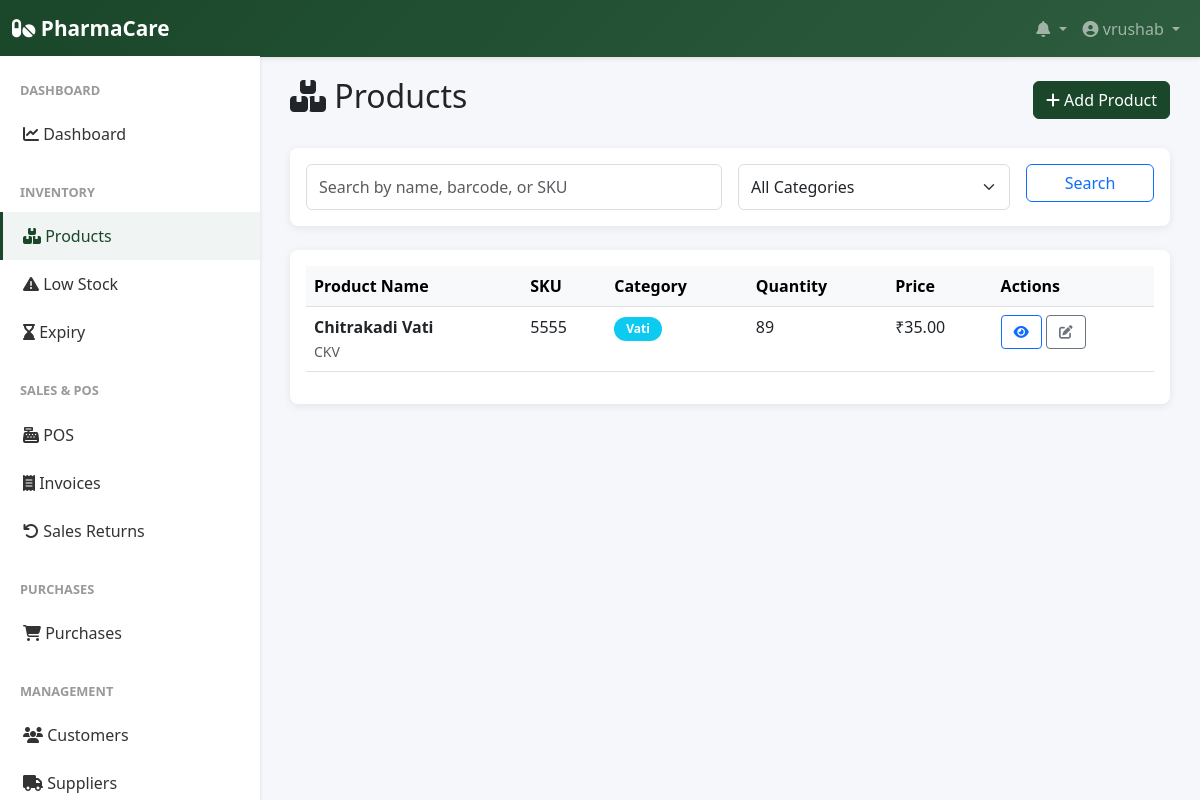
The app's page /inventory/products (signed in), older data.
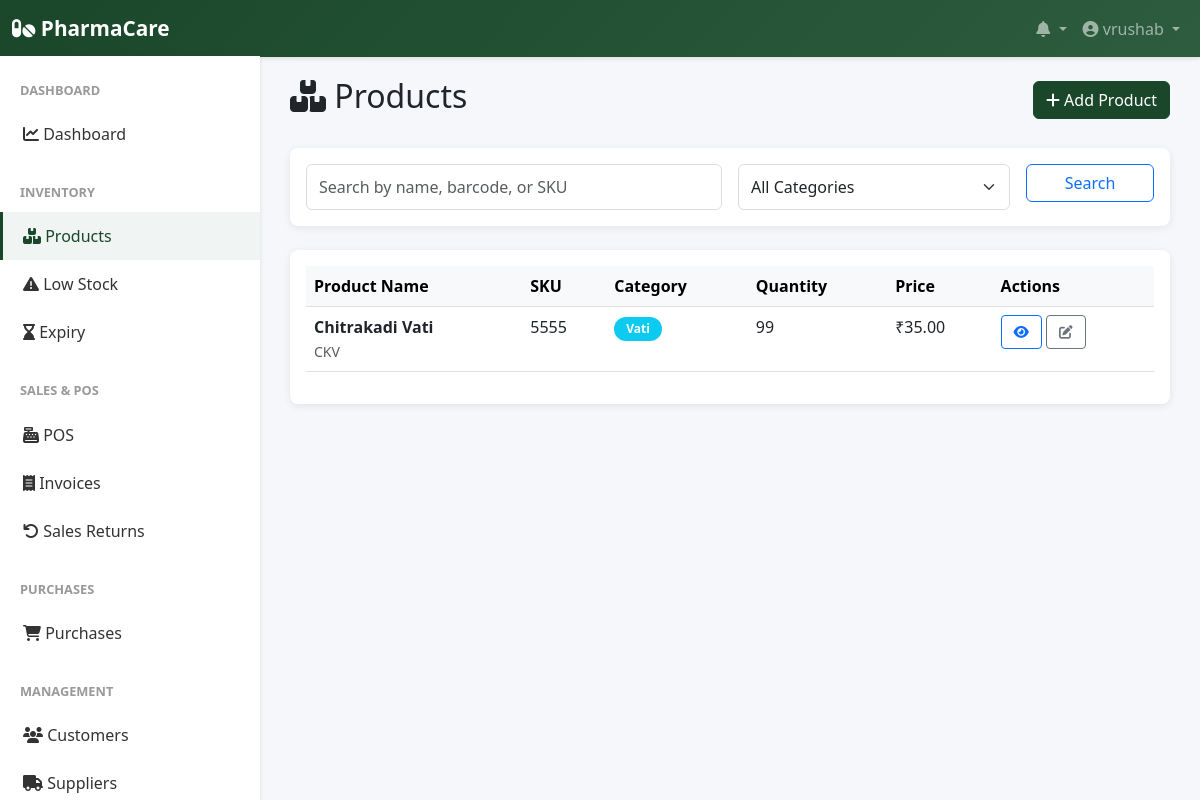
The same page, newer data.
### app/models.py (models this page shows, shortened)
class User(UserMixin, db.Model):
    __tablename__ = 'user'
    id = db.Column(db.Integer, primary_key=True)
    company_id = db.Column(db.Integer, db.ForeignKey('company.id'), nullable=False, unique=True)
    username = db.Column(db.String(255), unique=True, nullable=False)
    password_hash = db.Column(db.String(255), nullable=False)
    is_active = db.Column(db.Boolean, default=True)
    last_login = db.Column(db.DateTime)
    created_date = db.Column(db.DateTime, default=datetime.utcnow)
    updated_date = db.Column(db.DateTime, default=datetime.utcnow, onupdate=datetime.utcnow)
    company = db.relationship('Company', back_populates='user')

class Product(db.Model):
    __tablename__ = 'product'
    id = db.Column(db.Integer, primary_key=True)
    company_id = db.Column(db.Integer, db.ForeignKey('company.id'), nullable=False)
    product_name = db.Column(db.String(255), nullable=False)
    generic_name = db.Column(db.String(255))
    brand = db.Column(db.String(255))
    category = db.Column(db.String(100), nullable=False)
    manufacturer = db.Column(db.String(255))
    batch_number = db.Column(db.String(100))
    barcode = db.Column(db.String(100), unique=True)
    sku = db.Column(db.String(100), unique=True, nullable=False)
    purchase_price = db.Column(db.Float, nullable=False)
    selling_price = db.Column(db.Float, nullable=False)
    mrp = db.Column(db.Float, nullable=False)
    tax_percentage = db.Column(db.Float, default=0)
    manufacturing_date = db.Column(db.DateTime)
    expiry_date = db.Column(db.DateTime)
    quantity = db.Column(db.Integer, default=0)
    minimum_stock_level = db.Column(db.Integer, default=10)
    reorder_level = db.Column(db.Integer, default=20)
    prescription_required = db.Column(db.Boolean, default=False)
    description = db.Column(db.Text)
    image_path = db.Column(db.String(500))
    created_date = db.Column(db.DateTime, default=datetime.utcnow)
    updated_date = db.Column(db.DateTime, default=datetime.utcnow, onupdate=datetime.utcnow)
    is_active = db.Column(db.Boolean, default=True)
    company = db.relationship('Company', back_populates='products')
    stock_movements = db.relationship('StockMovement', back_populates='product', cascade='all, delete-orphan')
    sale_items = db.relationship('SaleItem', back_populates='product', cascade='all, delete-orphan')
    purchase_items = db.relationship('PurchaseItem', back_populates='product', cascade='all, delete-orphan')
    category_id = db.Column(db.Integer, db.ForeignKey('category.id'))
    unit_id = db.Column(db.Integer, db.ForeignKey('unit.id'))
    category_rel = db.relationship('Category', back_populates='products')
    unit_rel = db.relationship('Unit', back_populates='products')

### app/routes/inventory.py (the view, shortened to what this page needs)
@inventory_bp.route('/products')
@login_required
def products_list():
    company_id = current_user.company_id
    page = request.args.get('page', 1, type=int)
    search = request.args.get('search', '')
    category = request.args.get('category', '')
    category_id = request.args.get('category_id', type=int)
    query = Product.query.filter_by(company_id=company_id, is_active=True)
    if category_id:
        query = query.filter_by(category_id=category_id)
    elif category:
        query = query.filter_by(category=category)
    products = query.order_by(Product.product_name).paginate(page=page, per_page=20)
    cat_objs = Category.query.filter_by(company_id=company_id, is_active=True).order_by(Category.name).all()
    if cat_objs:
        categories = [c.name for c in cat_objs]
    else:
        categories = db.session.query(Product.category).filter_by(
            company_id=company_id, is_active=True
        ).distinct().all()
        categories = [c[0] for c in categories if c[0]]
    return render_template('inventory/products_list.html',
                         products=products,
                         search=search,
                         category=category,
                         categories=categories)

### app/templates/inventory/products_list.html (shortened to what this page needs)
{% extends "base.html" %}
{% block content %}
<div class="d-flex justify-content-between align-items-center mb-4">
    <h2><i class="fas fa-boxes"></i> Products</h2>
    <a href="{{ url_for('inventory.add_product') }}" class="btn btn-primary">
        <i class="fas fa-plus"></i> Add Product
    </a>
</div>
<div class="card mb-4">
    <div class="card-body">
        <form method="GET" class="row g-3">
            <div class="col-md-6">
                <input type="text" name="search" class="form-control" placeholder="Search by name, barcode, or SKU" value="{{ search }}">
            </div>
            <div class="col-md-4">
                <select name="category" class="form-select">
                    <option value="">All Categories</option>
                </select>
            </div>
            <div class="col-md-2">
                <button type="submit" class="btn btn-outline-primary w-100">Search</button>
            </div>
        </form>
    </div>
</div>
<div class="card">
    <div class="card-body">
        {% if products.items %}
        <div class="table-responsive">
            <table class="table table-hover">
                <thead class="table-light">
                    <tr>
                        <th>Product Name</th>
                        <th>SKU</th>
                        <th>Category</th>
                        <th>Quantity</th>
                        <th>Price</th>
                        <th>Actions</th>
                    </tr>
                </thead>
                <tbody>
                    {% for product in products.items %}
                    <tr>
                        <td>
                            <strong>{{ product.product_name }}</strong><br>
                            <small class="text-muted">{{ product.generic_name or 'N/A' }}</small>
                        </td>
                        <td>{{ product.sku }}</td>
                        <td><span class="badge bg-info">{{ product.category }}</span></td>
                        <td>
                            {% if product.quantity <= product.minimum_stock_level %}
                            <span class="text-danger"><i class="fas fa-exclamation-circle"></i> {{ product.quantity }}</span>
                            {% else %}
                            {{ product.quantity }}
                            {% endif %}
                        </td>
                        <td>₹{{ "%.2f"|format(product.selling_price) }}</td>
                        <td>
                            <a href="{{ url_for('inventory.product_detail', product_id=product.id) }}" class="btn btn-sm btn-outline-primary" title="View">
                                <i class="fas fa-eye"></i>
                            </a>
                            <a href="{{ url_for('inventory.edit_product', product_id=product.id) }}" class="btn btn-sm btn-outline-secondary" title="Edit">
                                <i class="fas fa-edit"></i>
                            </a>
                        </td>
                    </tr>
                    {% endfor %}
                </tbody>
            </table>
        </div>
        {% else %}
        <p class="text-center text-muted py-4">
            <i class="fas fa-inbox" style="font-size: 2rem; opacity: 0.5;"></i><br>
            No products found. <a href="{{ url_for('inventory.add_product') }}">Add your first product</a>
        </p>
        {% endif %}
    </div>
</div>
{% endblock %}

### app/templates/base.html (shortened to what this page needs)
<!DOCTYPE html>
<html lang="en">
<head>
    <link href="https://cdn.jsdelivr.net/npm/bootstrap@5.3.0/dist/css/bootstrap.min.css" rel="stylesheet">
    <link rel="stylesheet" href="https://cdnjs.cloudflare.com/ajax/libs/font-awesome/6.4.0/css/all.min.css">
</head>
<body>
    <nav class="navbar navbar-expand-lg navbar-dark">
        <div class="container-fluid">
            <a class="navbar-brand" href="{{ url_for('dashboard.dashboard') }}">
                <i class="fas fa-pills"></i> PharmaCare
            </a>
            <div class="collapse navbar-collapse" id="navbarNav">
                <ul class="navbar-nav ms-auto">
                    {% if current_user.is_authenticated %}
                    <li class="nav-item dropdown">
                        <a class="nav-link dropdown-toggle" href="#" id="alertsDropdown" role="button" data-bs-toggle="dropdown">
                            <i class="fas fa-bell"></i>
                        </a>
                    </li>
                    <li class="nav-item dropdown">
                        <a class="nav-link dropdown-toggle" href="#" id="userDropdown" role="button" data-bs-toggle="dropdown">
                            <i class="fas fa-user-circle"></i> {{ current_user.username }}
                        </a>
                    </li>
                    {% endif %}
                </ul>
            </div>
        </div>
    </nav>
    {% if current_user.is_authenticated %}
    <div class="sidebar">
        <nav class="nav flex-column">
            <div class="nav-section-title">Dashboard</div>
            <a class="nav-link {% if request.endpoint == 'dashboard.dashboard' %}active{% endif %}" href="{{ url_for('dashboard.dashboard') }}">
                <i class="fas fa-chart-line"></i> Dashboard
            </a>
            <div class="nav-section-title">Inventory</div>
            <a class="nav-link {% if 'inventory' in request.path %}active{% endif %}" href="{{ url_for('inventory.products_list') }}">
                <i class="fas fa-boxes"></i> Products
            </a>
            <a class="nav-link {% if request.endpoint == 'inventory.low_stock_report' %}active{% endif %}" href="{{ url_for('inventory.low_stock_report') }}">
                <i class="fas fa-exclamation-triangle"></i> Low Stock
            </a>
            <a class="nav-link {% if request.endpoint == 'inventory.expiry_report' %}active{% endif %}" href="{{ url_for('inventory.expiry_report') }}">
                <i class="fas fa-hourglass-end"></i> Expiry
            </a>
            <div class="nav-section-title">Sales & POS</div>
            <a class="nav-link {% if request.endpoint == 'sales.pos' %}active{% endif %}" href="{{ url_for('sales.pos') }}">
                <i class="fas fa-cash-register"></i> POS
            </a>
            <a class="nav-link {% if 'invoices' in request.path %}active{% endif %}" href="{{ url_for('sales.invoices_list') }}">
                <i class="fas fa-receipt"></i> Invoices
            </a>
            <a class="nav-link {% if request.endpoint == 'sales.sales_returns_list' %}active{% endif %}" href="{{ url_for('sales.sales_returns_list') }}">
                <i class="fas fa-undo"></i> Sales Returns
            </a>
            <div class="nav-section-title">Purchases</div>
            <a class="nav-link {% if 'purchases' in request.path %}active{% endif %}" href="{{ url_for('purchases.purchases_list') }}">
                <i class="fas fa-shopping-cart"></i> Purchases
            </a>
            <div class="nav-section-title">Management</div>
            <a class="nav-link {% if 'customers' in request.path %}active{% endif %}" href="{{ url_for('customers.customers_list') }}">
                <i class="fas fa-users"></i> Customers
            </a>
            <a class="nav-link {% if 'suppliers' in request.path %}active{% endif %}" href="{{ url_for('suppliers.suppliers_list') }}">
                <i class="fas fa-truck"></i> Suppliers
            </a>
        </nav>
    </div>
    {% endif %}
    <div class="{% if current_user.is_authenticated %}main-content{% else %}container mt-5{% endif %}">
        {% block content %}{% endblock %}
    </div>
</body>
</html>

### app/templates/base.html (style rules this page uses)
:root { --primary-color: #1a472a; --secondary-color: #2d5c3f; --danger-color: #dc3545; --success-color: #28a745; --warning-color: #ffc107; --info-color: #17a2b8; }
body { font-family: 'Segoe UI', Tahoma, Geneva, Verdana, sans-serif; background-color: #f5f7fa; }
.navbar { background: linear-gradient(135deg, var(--primary-color), var(--secondary-color)); box-shadow: 0 2px 4px rgba(0,0,0,0.1); }
.navbar-brand { font-weight: 600; font-size: 1.3rem; }
.sidebar { background: white; box-shadow: 0 2px 4px rgba(0,0,0,0.1); position: fixed; left: 0; top: 56px; bottom: 0; width: 260px; overflow-y: auto; z-index: 100; }
.main-content { margin-left: 260px; padding: 30px; padding-top: 20px; }
.sidebar .nav-link { color: #333; padding: 12px 20px; border-left: 3px solid transparent; transition: all 0.3s ease; }
.sidebar .nav-link.active { background-color: #f0f5f3; border-left-color: var(--primary-color); color: var(--primary-color); font-weight: 500; }
.sidebar .nav-section-title { font-size: 0.8rem; font-weight: 600; color: #999; text-transform: uppercase; padding: 15px 20px 10px; margin-top: 10px; }
.card { border: none; box-shadow: 0 2px 8px rgba(0,0,0,0.08); border-radius: 8px; }
.btn-primary { background-color: var(--primary-color); border-color: var(--primary-color); }
.badge { padding: 6px 12px; border-radius: 20px; }
.form-control, .form-select { border: 1px solid #ddd; border-radius: 6px; padding: 10px 12px; }
.btn-sm { padding: 6px 12px; font-size: 0.85rem; }

Row changes from the older to the newer data that the page shows:
changed Product "Chitrakadi Vati": quantity "89" → "99"
